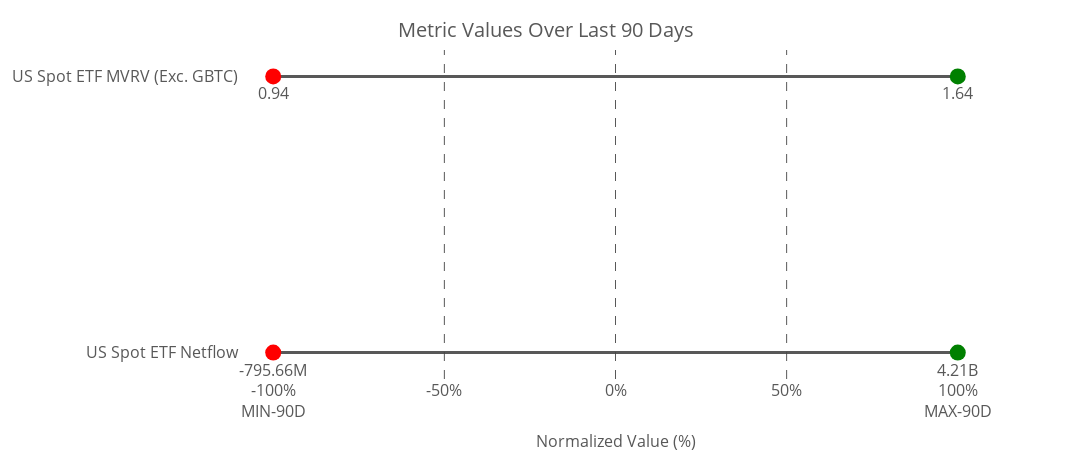

Notebook source saved alongside this figure:
### Code cell
# Manually define metrics and their titles
metrics_titles = {

    'etfFlow_sma_meandev': "US Spot ETF Netflow",
    'etfmvrv_sma_meandev': "US Spot ETF MVRV (Exc. GBTC)"
       # Add more metrics and titles as needed
}

# Create the dot plot
fig = create_dot_plot(merged_df, metrics_titles)

# Show the plot
fig.show()

# Optionally, save the plot as an HTML file
import plotly.io as pio
pio.write_html(fig, file='normalized_spotETF2_raw_metrics_dot_plot.html')

### Figure 1 — Plotly figure (JSON) as saved in the notebook; plotly's stock layout.template omitted (floating-point values rounded to 4 significant figures)
{"data": [{"line": {"color": "rgba(70, 70, 70, 0.9)", "width": 3}, "mode": "lines", "showlegend": false, "x": [-100, 100], "y": ["US Spot ETF Netflow", "US Spot ETF Netflow"], "type": "scatter"}, {"marker": {"color": "red", "size": 16, "symbol": "circle"}, "mode": "markers+text", "name": "US Spot ETF Netflow Min", "text": ["-795.66M"], "textfont": {"color": "rgba(70, 70, 70, 0.9)", "size": 16}, "textposition": "bottom center", "x": [-100], "y": ["US Spot ETF Netflow"], "type": "scatter"}, {"marker": {"color": "green", "size": 16, "symbol": "circle"}, "mode": "markers+text", "name": "US Spot ETF Netflow Max", "text": ["4.21B"], "textfont": {"color": "rgba(70, 70, 70, 0.9)", "size": 16}, "textposition": "bottom center", "x": [100], "y": ["US Spot ETF Netflow"], "type": "scatter"}, {"marker": {"color": "white", "line": {"color": "rgba(70, 70, 70, 0.9)", "width": 3}, "size": 16, "symbol": "circle"}, "mode": "markers+text", "name": "US Spot ETF Netflow Current", "text": ["nan"], "textfont": {"color": "rgba(70, 70, 70, 0.9)", "size": 16}, "textposition": "top center", "x": [null], "y": ["US Spot ETF Netflow"], "type": "scatter"}, {"line": {"color": "rgba(70, 70, 70, 0.9)", "width": 3}, "mode": "lines", "showlegend": false, "x": [-100, 100], "y": ["US Spot ETF MVRV (Exc. GBTC)", "US Spot ETF MVRV (Exc. GBTC)"], "type": "scatter"}, {"marker": {"color": "red", "size": 16, "symbol": "circle"}, "mode": "markers+text", "name": "US Spot ETF MVRV (Exc. GBTC) Min", "text": ["0.94"], "textfont": {"color": "rgba(70, 70, 70, 0.9)", "size": 16}, "textposition": "bottom center", "x": [-100], "y": ["US Spot ETF MVRV (Exc. GBTC)"], "type": "scatter"}, {"marker": {"color": "green", "size": 16, "symbol": "circle"}, "mode": "markers+text", "name": "US Spot ETF MVRV (Exc. GBTC) Max", "text": ["1.64"], "textfont": {"color": "rgba(70, 70, 70, 0.9)", "size": 16}, "textposition": "bottom center", "x": [100], "y": ["US Spot ETF MVRV (Exc. GBTC)"], "type": "scatter"}, {"marker": {"color": "white", "line": {"color": "rgba(70, 70, 70, 0.9)", "width": 3}, "size": 16, "symbol": "circle"}, "mode": "markers+text", "name": "US Spot ETF MVRV (Exc. GBTC) Current", "text": ["nan"], "textfont": {"color": "rgba(70, 70, 70, 0.9)", "size": 16}, "textposition": "top center", "x": [null], "y": ["US Spot ETF MVRV (Exc. GBTC)"], "type": "scatter"}], "layout": {"shapes": [{"line": {"color": "rgba(70, 70, 70, 0.9)", "dash": "dash", "width": 1}, "type": "line", "x0": -50, "x1": -50, "xref": "x", "y0": 0, "y1": 1, "yref": "paper"}, {"line": {"color": "rgba(70, 70, 70, 0.9)", "dash": "dash", "width": 1}, "type": "line", "x0": 0, "x1": 0, "xref": "x", "y0": 0, "y1": 1, "yref": "paper"}, {"line": {"color": "rgba(70, 70, 70, 0.9)", "dash": "dash", "width": 1}, "type": "line", "x0": 50, "x1": 50, "xref": "x", "y0": 0, "y1": 1, "yref": "paper"}], "title": {"font": {"color": "rgba(70, 70, 70, 0.9)", "size": 20}, "text": "Metric Values Over Last 90 Days", "y": 0.95, "x": 0.5, "xanchor": "center", "yanchor": "top"}, "xaxis": {"title": {"font": {"color": "rgba(70, 70, 70, 0.9)", "size": 16}, "text": "Normalized Value (%)"}, "tickfont": {"color": "rgba(70, 70, 70, 0.9)", "size": 16}, "showgrid": false, "range": [-110, 110], "tickvals": [-100, -50, 0, 50, 100], "ticktext": ["-100%<br>MIN-90D", "-50%", "0%", "50%", "100%<br>MAX-90D"], "showline": false, "zeroline": false}, "yaxis": {"tickfont": {"color": "rgba(70, 70, 70, 0.9)", "size": 16}, "title": {"standoff": 35}, "tickmode": "array", "tickvals": [0, 1], "ticktext": ["US Spot ETF Netflow", "US Spot ETF MVRV (Exc. GBTC)"], "side": "left", "showgrid": false}, "margin": {"l": 100, "r": 100, "t": 50, "b": 20}, "font": {"color": "rgba(70, 70, 70, 0.9)", "size": 14}, "height": 460, "width": 1200, "showlegend": false, "plot_bgcolor": "white", "paper_bgcolor": "white"}}
